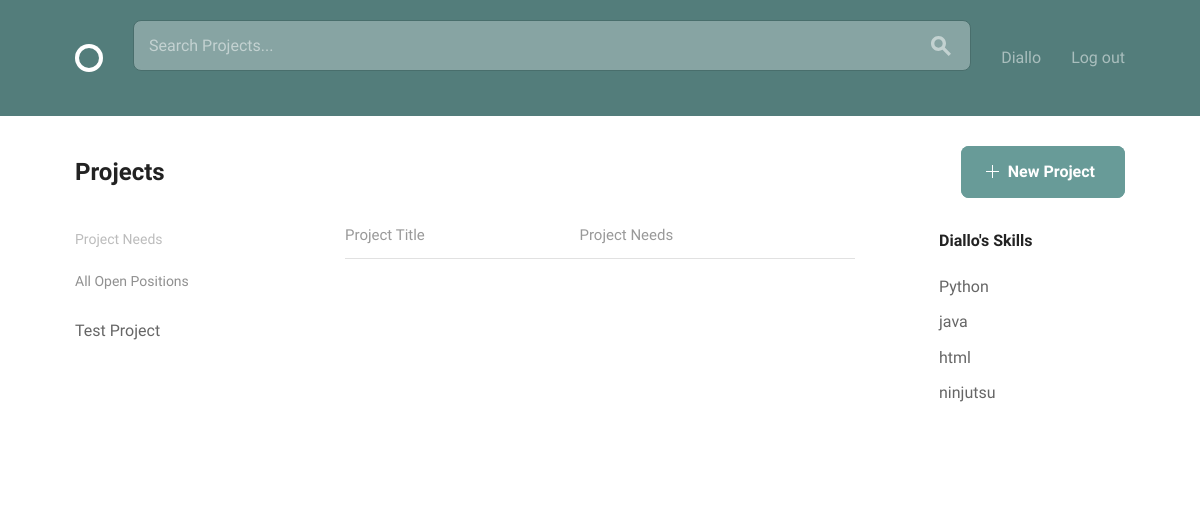
The app's page /jobs/Test Project (signed in) with its own data.
### projects/models.py (models this page shows, shortened)
class Projects(models.Model):
    owner = models.ForeignKey(User, related_name='project', on_delete=models.CASCADE, null=True)
    title = models.CharField(max_length=150, default='')
    description = models.TextField(default='')
    requirements = models.TextField(default='')
    time_estimate = models.TextField(default='')
    recruited = models.BooleanField(default=False)
    completed = models.BooleanField(default=False)

### accounts/models.py (models this page shows)
class Skills(models.Model):
    profile = models.ForeignKey(Profile, on_delete=models.CASCADE)
    skills = models.CharField(max_length=15, default='')
    def __str__(self):
        return self.skills

### social_builder/views.py (the view)
# urls.py: url(r'^jobs/(?P<title>[a-zA-Z0-9_" "]+)$', views.JobFilter.as_view(), name='jobs'),
class JobFilter(LoginRequiredMixin, ListView):
    model = Projects
    template_name = 'index_search.html'
    context_object_name = 'project_home'
    def get_queryset(self):
        queryset = super().get_queryset()
        position = self.kwargs.get('title')
        queryset = queryset.filter(
            Q(positions__name__icontains=position)
        )
        return queryset
    def get_context_data(self, **kwargs):
        context = super().get_context_data(**kwargs)
        position = self.kwargs.get('title')
        context['position'] = position
        context['skills'] = Profile.objects.get(user=self.request.user)
        return context

### templates/index_search.html (shortened to what this page needs)
{% extends 'registration/registration_base.html' %}
{% load static from staticfiles %}
{% block content %}
  <div class="bounds circle--page">
    <div class="circle--page--header circle--fluid">
      <div class="circle--fluid--cell circle--fluid--primary">
        <h2>Projects</h2>
      </div>
      <div class="circle--fluid--cell circle--fluid--secondary">
          {% if user.is_authenticated  %}
          <a class="button button-primary icon-on-left" href="{% url 'projects:create_project' %}">
          <svg version="1.1" xmlns="http://www.w3.org/2000/svg" xmlns:xlink="http://www.w3.org/1999/xlink" x="0px" y="0px" viewBox="0 0 13 13" style="enable-background:new 0 0 13 13;" xml:space="preserve" class="add">
            <polygon points="7,6 7,0 6,0 6,6 0,6 0,7 6,7 6,13 7,13 7,7 13,7 13,6 "/>
          </svg>
          New Project
        </a>
          {% endif %}
      </div>
    </div>
    <div class="grid-25">
      <div class="circle--filter circle--secondary--module">
        <h4>Project Needs</h4>
        <ul class="circle--filter--list">
            <p><a href="{% url 'home' %}">All Open Positions</a> </p>
            <li class="clickable-row" data-href="{% url 'jobs' title=position %}">{{ position }}</li>
        </ul>
      </div>
    </div>
    <div class="grid-50">
      <table class="u-full-width circle--table">
        <thead>
          <tr>
            <th>Project Title</th>
            <th class="circle--cell--right">Project Needs</th>
          </tr>
        </thead>
      </table>
    </div>
    <div class="grid-25 grid-push-5">
    <div class="circle--secondary--module">
      <ul class="circle--filter--list">
      <h4>{{ user|title }}'s Skills</h4>
          {% for skill in skills.skills_set.all %}
          <li class="clickable-row" data-href="{% url 'skills' skill=skill %}">{{ skill }}</li>
          {% endfor %}
      </ul>
      </div>
    </div>
  </div>
{% endblock %}

### templates/registration/registration_base.html (shortened to what this page needs)
{% load static from staticfiles %}
{% load humanize %}
<!DOCTYPE html>
<html lang="en">
<head>
  <link rel="stylesheet" href="{% static 'css/global.css' %}">
</head>
<body>
  <header class="circle--header">
    <div class="bounds">
      <div class="circle--fluid">
        <div class="circle--fluid--cell">
            {% if user.is_authenticated %}
            <h1 class="hide-text circle--logo"><a class="logo" href="{% url 'home' %}">Circle</a></h1>
            {% else %}
            <h1 class="hide-text circle--logo"><a class="logo" href="{% url 'welcome' %}">Circle</a></h1>
            {% endif %}
        </div>
        <div class="circle--fluid--cell circle--fluid--primary">
          <div class="circle--search">
              <form method="get" action="">
            <input type="search" name="s" placeholder="Search Projects..." />
            <button>
            </button>
              </form>
          </div>
        </div>
        <div class="circle--fluid--cell circle--fluid--secondary">
          <nav>
            <ul class="circle--inline">
                {% if not user.is_authenticated %}
              <li><a href="{% url 'registration_register' %}">Sign Up</a></li>
              <li><a href="{% url 'auth_login' %}">Sign In</a></li>
                {% else %}
                <li><a href="{% url 'accounts:profile' user.username %}">{{ user.username|title }}</a> </li>
                <li><a href="{% url 'auth_logout'%}">Log out</a> </li>
                {% endif %}
            </ul>
          </nav>
        </div>
      </div>
    </div>
  </header>
 {% block content %}{% endblock %}
</body>
</html>

### records on screen
Projects: title "Test Project"
Skills: skills "Python"
Skills: skills "java"
Skills: skills "html"
Skills: skills "ninjutsu"

### other values on screen
{{ user.username|title }} "Diallo"
{{ user|title }} "Diallo"
